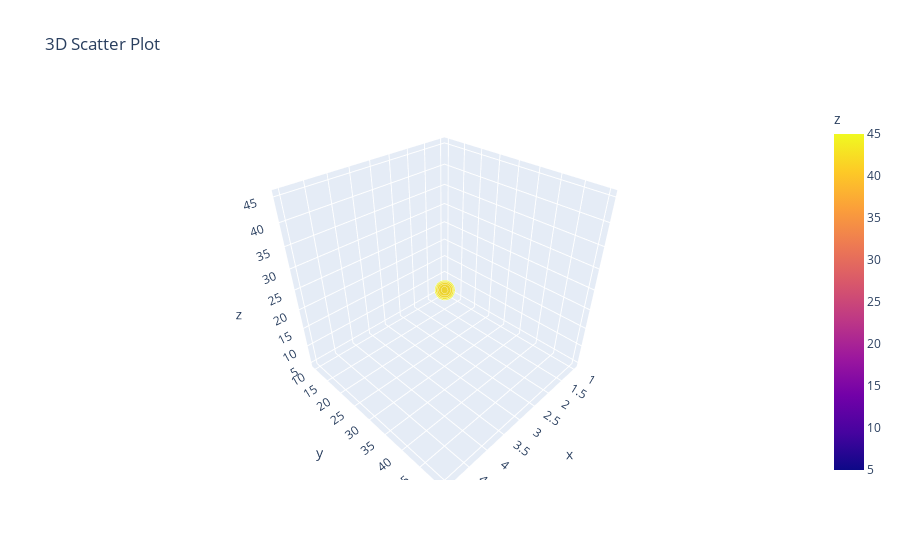

Notebook code cell kept with this figure:
### Code cell
# 13. Create a 3D scatter plot using Plotly.
import plotly.express as px
import pandas as pd
data = {
    'x': [1, 2, 3, 4, 5],
    'y': [10, 20, 30, 40, 50],
    'z': [5, 15, 25, 35, 45]}
df = pd.DataFrame(data)

fig = px.scatter_3d(df, x='x', y='y', z='z',
                    title="3D Scatter Plot",
                    color='z', size='z')
fig.show()

### Figure 1 — Plotly figure (JSON) as saved in the notebook; plotly's stock layout.template omitted (floating-point values rounded to 4 significant figures)
{"data": [{"hovertemplate": "x=%{x}<br>y=%{y}<br>z=%{marker.color}<extra></extra>", "legendgroup": "", "marker": {"color": [5, 15, 25, 35, 45], "coloraxis": "coloraxis", "size": [5, 15, 25, 35, 45], "sizemode": "area", "sizeref": 0.1125, "symbol": "circle"}, "mode": "markers", "name": "", "scene": "scene", "showlegend": false, "type": "scatter3d", "x": [1, 2, 3, 4, 5], "y": [10, 20, 30, 40, 50], "z": [5, 15, 25, 35, 45]}], "layout": {"coloraxis": {"colorbar": {"title": {"text": "z"}}, "colorscale": [[0, "#0d0887"], [0.1111, "#46039f"], [0.2222, "#7201a8"], [0.3333, "#9c179e"], [0.4444, "#bd3786"], [0.5556, "#d8576b"], [0.6667, "#ed7953"], [0.7778, "#fb9f3a"], [0.8889, "#fdca26"], [1, "#f0f921"]]}, "legend": {"itemsizing": "constant", "tracegroupgap": 0}, "scene": {"domain": {"x": [0, 1], "y": [0, 1]}, "xaxis": {"title": {"text": "x"}}, "yaxis": {"title": {"text": "y"}}, "zaxis": {"title": {"text": "z"}}}, "title": {"text": "3D Scatter Plot"}}}
